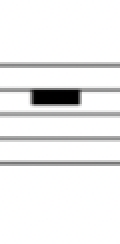
#> input picture algorithm/resource/b0.png, 60 x 122 px (shown 2 times larger)
$ python -i preprocessing.py   (imports and definitions only)
#> lines starting #> are read from the running program, lines starting #| are printed output that depends on the picture; after the words box and inside, x2 and y2 are one past the last pixel; in counts of white or black regions, pixels touching at a corner belong together
#> further down, picture is the input picture: shape (122, 60, 3); mean B, G, R 238.5, 238.5, 238.5
### algorithm/functions.py
import cv2
import numpy as np

VERTICAL = True
HORIZONTAL = False


def threshold(image):
    image = cv2.cvtColor(image, cv2.COLOR_BGR2GRAY)
    ret, image = cv2.threshold(image, 127, 255, cv2.THRESH_BINARY_INV | cv2.THRESH_OTSU)
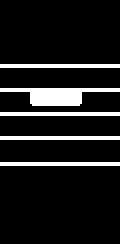
#> image: shape (122, 60) (shown 2 times larger); 10.7% white; 5 white regions, box (x1, y1, x2, y2) and area: (0, 44, 60, 53) 300, (0, 32, 60, 34) 120, (0, 56, 60, 58) 120, (0, 68, 60, 70) 120, (0, 81, 60, 83) 120
#> ret = 178
    return image


def weighted(value):
    standard = 150
    return int(value * (standard / 150))


# 닫힘 연산: 객체부분을 넓혔다가 다시 원래대로 돌림으로써 객체안에 존재하는 노이즈를 제거하는 연산
# [4 lines left out: function closing, not called in this run]


# 크기별 숫자 넣기
def put_text(image, text, loc):
    font = cv2.FONT_HERSHEY_SIMPLEX
    cv2.putText(image, str(text), loc, font, 0.6, (255, 0, 0), 2)


def get_center(y, h):
    return (y + y + h) / 2


# 같은 객체임에도 픽셀이 끊어지거나 다른 객체로 검출될 수 있기 때문에 함수 선언
# [52 lines left out: functions closing, count_pixels, get_line, stem_detection, not called in this run]

### algorithm/preprocessing.py
# preprocessing.py
import cv2
import numpy as np
import functions as fs


# 악보 이진화 및 가사 제거
def remove_noise(image):
    image = fs.threshold(image)  # 이미지 이진화
    height, width = image.shape
#> height = 122; width = 60

    # 피아노 악보와 드럼 악보를 이어주는 선 삭제 (객체 분리를 위해)
    for row in range(height):
        for col in range(75):
            image[row][col] = 0

    mask = np.zeros(image.shape, np.uint8)  # 보표 영역만 추출하기 위해 마스크 생성

    # 레이블링(Labeling): 객체 구역을 영역 단위로 분석하는 것
    # connectedComponentsWithStats(객체) : 객체 정보를 함께 반환하는 레이블링 함수
    cnt, labels, stats, centroids = cv2.connectedComponentsWithStats(image)  # 레이블링

    for i in range(1, cnt):
        x, y, w, h, area = stats[i]
        if w > image.shape[1] * 0.5:  # 보표 영역에만
            cv2.rectangle(mask, (x, y, w, h), (255, 0, 0), -1)  # 사각형 그리기

    masked_image = cv2.bitwise_and(image, mask)  # 보표 영역 추출

    return masked_image


# 오선 제거
# [47 lines left out: functions rmStaves, musicsheetNormalization, not called in this run]

>>> import cv2
>>> picture = cv2.imread('resource/b0.png')
#> (the run stopped early here; a loop or call above may not have finished)
